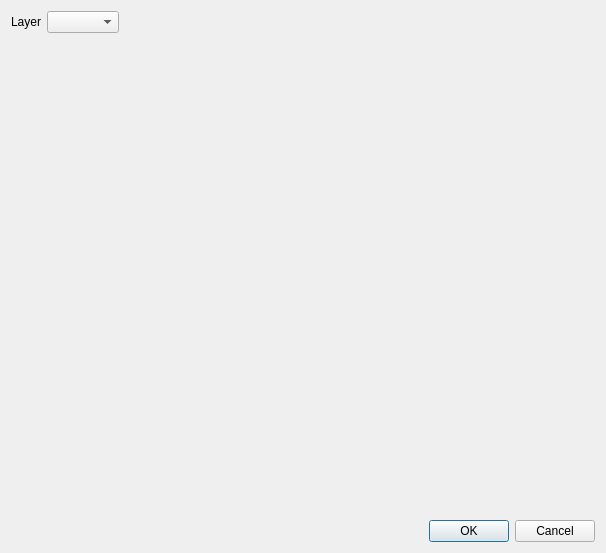
<?xml version="1.0" encoding="UTF-8"?>
<ui version="4.0">
 <class>Histogram</class>
 <widget class="QDialog" name="Histogram">
  <property name="geometry">
   <rect>
    <x>0</x>
    <y>0</y>
    <width>606</width>
    <height>553</height>
   </rect>
  </property>
  <property name="windowTitle">
   <string>Histogram</string>
  </property>
  <layout class="QVBoxLayout" name="verticalLayout">
   <item>
    <layout class="QFormLayout" name="formLayout">
     <property name="fieldGrowthPolicy">
      <enum>QFormLayout::ExpandingFieldsGrow</enum>
     </property>
     <item row="0" column="0">
      <widget class="QLabel" name="label">
       <property name="text">
        <string>Layer</string>
       </property>
      </widget>
     </item>
     <item row="0" column="1">
      <widget class="QComboBox" name="cbx_layer"/>
     </item>
    </layout>
   </item>
   <item>
    <widget class="QDialogButtonBox" name="button_box">
     <property name="orientation">
      <enum>Qt::Horizontal</enum>
     </property>
     <property name="standardButtons">
      <set>QDialogButtonBox::Cancel|QDialogButtonBox::Ok</set>
     </property>
    </widget>
   </item>
   <item>
    <layout class="QVBoxLayout" name="layout_plot"/>
   </item>
  </layout>
 </widget>
 <resources/>
 <connections/>
</ui>
